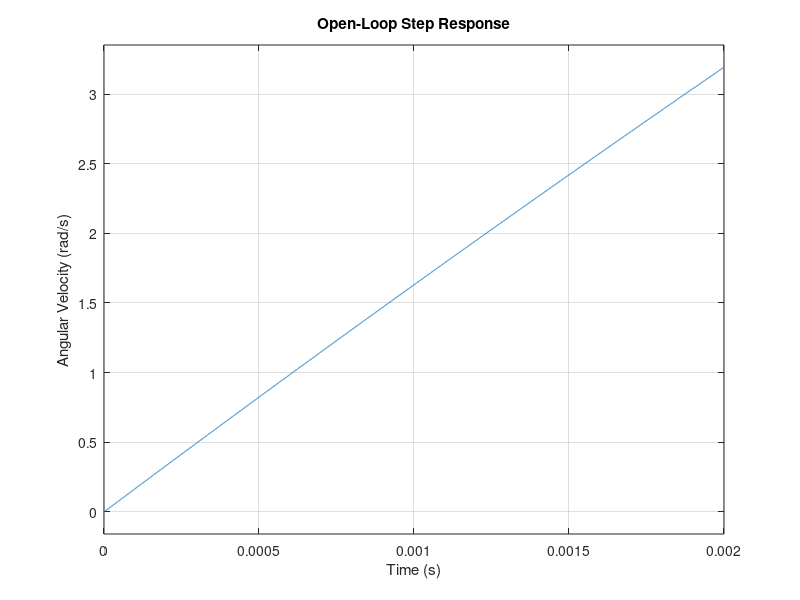
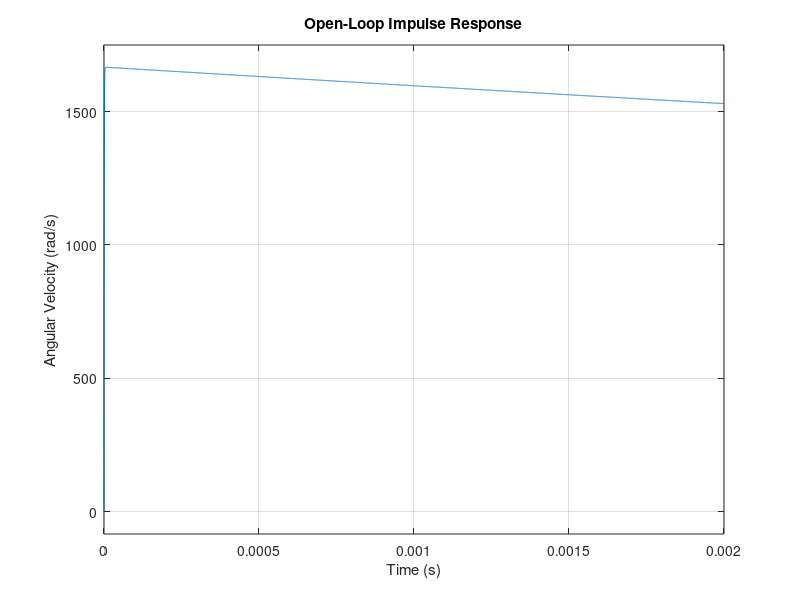
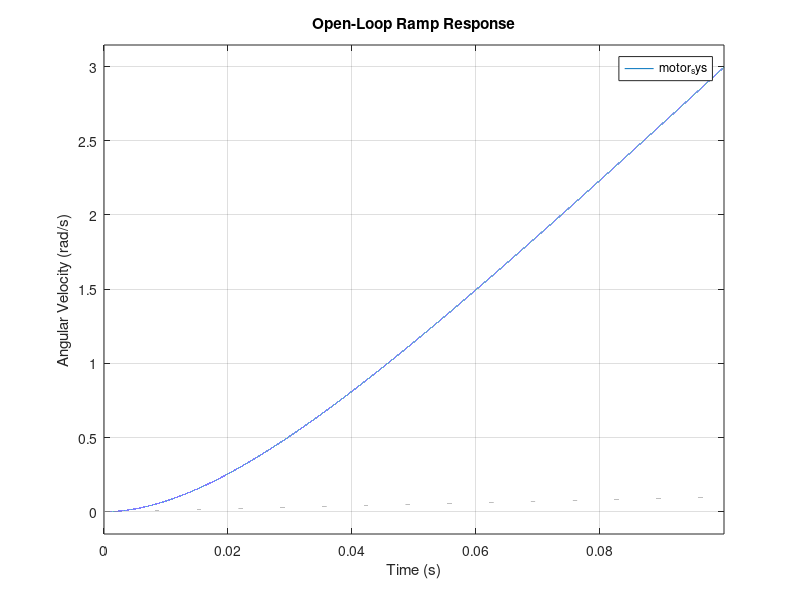

The MATLAB script that drew these images, in order: (Note: this script raises an error after producing the figures.)
% Define the system properties
J = 3e-6; % Moment of inertia of the rotor in kg·m²
b = 3.5e-6; % Motor friction constant in N·s/m
K = 0.025; % Electric force and motor torque constant in V/(rad/sec)
R = 5; % Electric resistance in Ohms
L = 3e-6; % Electric inductance in Henries

% Define the transfer function H(s)
% We have two equations:
% J*s*Theta(s) + b*Theta(s) = K*I(s) -- (1)
% L*s*I(s) + R*I(s) = V(s) - K*s*Theta(s) -- (2)
% From (2), we can express I(s) = [V(s) - K*s*Theta(s)] / (L*s + R)
% Substituting I(s) from (2) into (1) gives us Theta(s)

% Rearrange terms to represent Theta(s) / V(s) and simplify
num = K; % Numerator comes from the torque constant times the current
den = [J*L, J*R + b*L, b*R + K^2]; % Denominator coefficients

% Create the transfer function model
motor_sys = tf(num, den);

% Plot the step response
figure;
step(motor_sys);
title('Open-Loop Step Response');
ylabel('Angular Velocity (rad/s)');
xlabel('Time (s)');

% Plot the impulse response
figure;
impulse(motor_sys);
title('Open-Loop Impulse Response');
ylabel('Angular Velocity (rad/s)');
xlabel('Time (s)');

% Plot the ramp response
figure;
t = 0:1e-6:0.1; % Time vector (adjust the end time as needed)
ramp_input = t; % Ramp input is a function of time
lsim(motor_sys, ramp_input, t);
title('Open-Loop Ramp Response');
ylabel('Angular Velocity (rad/s)');
xlabel('Time (s)');

% Gather the data from the step response using stepinfo
step_info = stepinfo(motor_sys);

% Display the gathered data
disp(['Peak Response: ', num2str(step_info.Peak)]);
disp(['Settling Time: ', num2str(step_info.SettlingTime)]);
disp(['Rise Time: ', num2str(step_info.RiseTime)]);
disp(['Max Overshoot: ', num2str(step_info.Overshoot)]);
